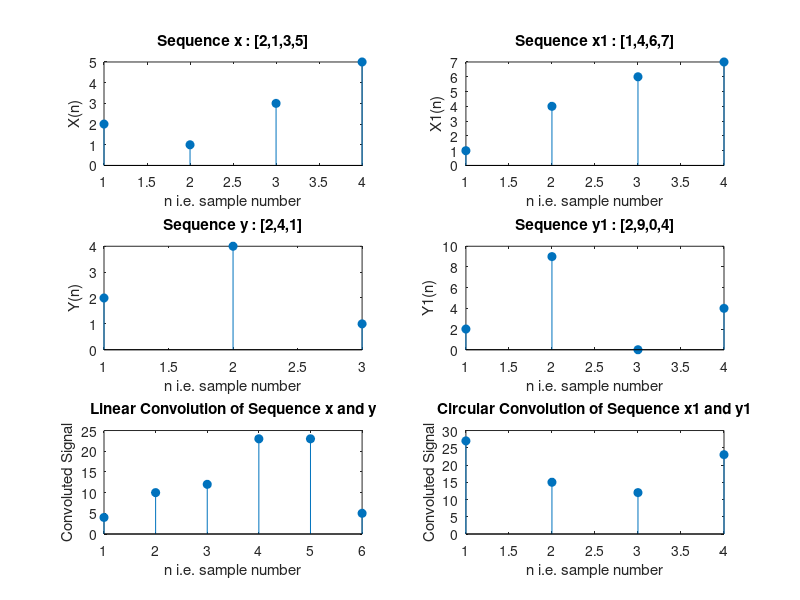

Reproduce this figure in MATLAB.
%Linear Convolution
x=[2,1,3,5];
y=[2,4,1];
lc=conv(x,y);


subplot(3,2,1);
stem(x,'filled');
title('Sequence x : [2,1,3,5]');
xlabel('n i.e. sample number');
ylabel('X(n)');


subplot(3,2,3);
stem(y,'filled');
title('Sequence y : [2,4,1]');
xlabel('n i.e. sample number');
ylabel('Y(n)');

subplot(3,2,5);
stem(lc,'filled');
xlabel('n i.e. sample number');
title('Linear Convolution of Sequence x and y');
ylabel('Convoluted Signal');

%Circular Convolution
x1=[1,4,6,7];
y1=[2,9,0,4];
cc=cconv(x,y,4);

subplot(3,2,2);
stem(x1,'filled');
title('Sequence x1 : [1,4,6,7]');
xlabel('n i.e. sample number');
ylabel('X1(n)');

subplot(3,2,4);
stem(y1,'filled');
title('Sequence y1 : [2,9,0,4]');
xlabel('n i.e. sample number');
ylabel('Y1(n)');

subplot(3,2,6);
stem(cc,'filled');
xlabel('n i.e. sample number');
title('Circular Convolution of Sequence x1 and y1');
ylabel('Convoluted Signal');

print('convolutions','-dpng');

